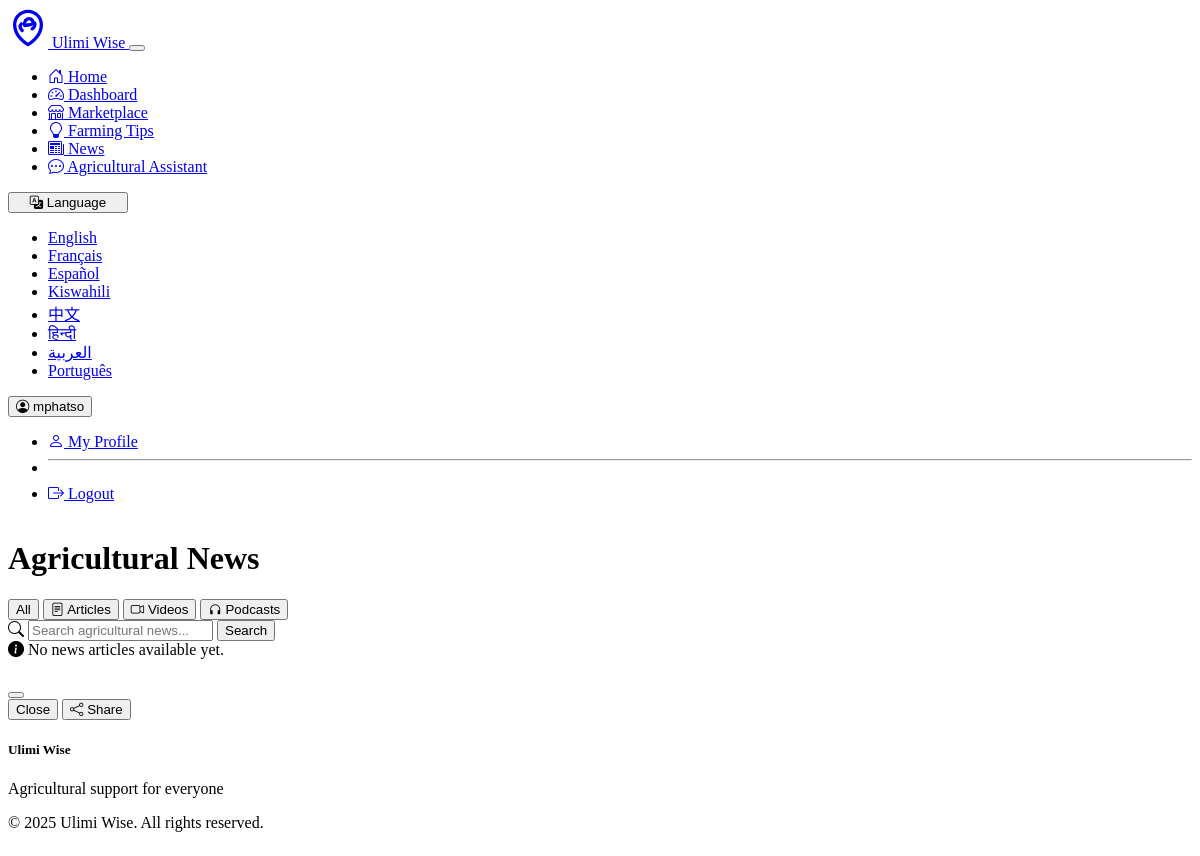
/news (signed in), run on the app's committed database.
### models.py (models this page shows, shortened)
class User(UserMixin, db.Model):
    id = db.Column(db.Integer, primary_key=True)
    username = db.Column(db.String(64), unique=True, nullable=False)
    email = db.Column(db.String(120), unique=True, nullable=False)
    password_hash = db.Column(db.String(256), nullable=False)
    preferred_language = db.Column(db.String(10), default='en')
    location = db.Column(db.String(200))
    farm_type = db.Column(db.String(100))
    created_at = db.Column(db.DateTime, default=datetime.utcnow)
    products = db.relationship('Product', backref='seller', lazy=True)

### routes.py (the view)
@app.route('/news')
def news():
    lang = session.get('language', 'en')
    if current_user.is_authenticated:
        lang = current_user.preferred_language or lang
    all_news = NewsArticle.query.order_by(NewsArticle.created_at.desc()).all()
    media_type = request.args.get('type')
    if media_type:
        all_news = [n for n in all_news if n.media_type == media_type]
    return render_template('news.html',
                          lang=lang,
                          news=all_news,
                          title=get_translation("Agricultural News", lang))

### app.py (called while the page is built)
@app.template_filter('translate')
def translate_filter(text, lang='en'):
    return get_translation(text, lang)

@app.context_processor
def inject_globals():
    from datetime import datetime
    now = datetime.now()
    return {
        'current_year': now.year,
        'current_time': now.strftime('%H:%M'),
        'get_available_languages': get_available_languages
    }

@login_manager.user_loader
def load_user(user_id):
    from models import User
    return User.query.get(int(user_id))

### translations.py (called while the page is built)
def get_translation(text, lang_code='en'):
    if not translations:
        load_translations()
    if lang_code not in LANGUAGES:
        lang_code = 'en'
    if lang_code in translations and text in translations[lang_code]:
        return translations[lang_code][text]
    else:
        return text

def get_available_languages():
    return LANGUAGES

### templates/news.html (shortened to what this page needs)
{% extends "base.html" %}
{% block content %}
<div class="container">
    <div class="d-flex justify-content-between align-items-center mb-4">
        <h1>{{ 'Agricultural News' | translate(lang) }}</h1>
        <div class="btn-group" role="group" aria-label="News filters">
            <button type="button" class="btn btn-outline-primary news-filter active" data-filter="all">
                {{ 'All' | translate(lang) }}
            </button>
            <button type="button" class="btn btn-outline-primary news-filter" data-filter="article">
                <i class="bi bi-file-text"></i> {{ 'Articles' | translate(lang) }}
            </button>
            <button type="button" class="btn btn-outline-primary news-filter" data-filter="video">
                <i class="bi bi-camera-video"></i> {{ 'Videos' | translate(lang) }}
            </button>
            <button type="button" class="btn btn-outline-primary news-filter" data-filter="podcast">
                <i class="bi bi-headphones"></i> {{ 'Podcasts' | translate(lang) }}
            </button>
        </div>
    </div>
    <div class="card shadow-sm mb-4">
        <div class="card-body">
            <div class="input-group">
                <span class="input-group-text"><i class="bi bi-search"></i></span>
                <input type="text" class="form-control" id="searchNews" placeholder="{{ 'Search agricultural news...' | translate(lang) }}">
                <button class="btn btn-primary" type="button" id="searchButton">
                    {{ 'Search' | translate(lang) }}
                </button>
            </div>
        </div>
    </div>
    <div class="row g-4 mb-5" id="newsContainer">
        {% if news %}
            {% for article in news %}
            <div class="col-lg-3 col-md-4 col-sm-6 mb-4 news-item" data-type="{{ article.media_type }}">
                <div class="card h-100 shadow-sm news-card">
                    <div class="card-body">
                        <span class="badge news-media-badge
                            {% if article.media_type == 'article' %}bg-primary
                            {% elif article.media_type == 'video' %}bg-danger
                            {% elif article.media_type == 'podcast' %}bg-success
                            {% endif %}">
                            {% if article.media_type == 'article' %}
                            <i class="bi bi-file-text"></i> {{ 'Article' | translate(lang) }}
                            {% elif article.media_type == 'video' %}
                            <i class="bi bi-camera-video"></i> {{ 'Video' | translate(lang) }}
                            {% elif article.media_type == 'podcast' %}
                            <i class="bi bi-headphones"></i> {{ 'Podcast' | translate(lang) }}
                            {% endif %}
                        </span>
                        <h5 class="card-title">{{ article.title }}</h5>
                        <p class="card-text">{{ article.content|truncate(100) }}</p>
                        <div class="mt-3">
                            <small class="text-muted">{{ 'Source' | translate(lang) }}: {{ article.source or 'Ulimi Wise' }}</small>
                        </div>
                    </div>
                    <div class="card-footer bg-transparent d-flex justify-content-between align-items-center">
                        <small class="text-muted">{{ article.created_at.strftime('%Y-%m-%d') }}</small>
                        <a href="{% if article.source_url %}{{ article.source_url }}{% else %}#{% endif %}"
                           class="btn btn-sm
                           {% if article.media_type == 'article' %}btn-outline-primary
                           {% elif article.media_type == 'video' %}btn-outline-danger
                           {% elif article.media_type == 'podcast' %}btn-outline-success
                           {% endif %}"
                           {% if article.source_url %}target="_blank"{% else %}data-bs-toggle="modal" data-bs-target="#newsModal"
                           data-news-title="{{ article.title }}"
                           data-news-content="{{ article.content }}"
                           data-news-type="{{ article.media_type }}"
                           data-news-url="{{ article.media_url or '' }}"
                           data-news-source="{{ article.source or 'Ulimi Wise' }}"
                           data-news-date="{{ article.created_at.strftime('%Y-%m-%d') }}"{% endif %}>
                            {% if article.media_type == 'article' %}
                            {{ 'Read' | translate(lang) }}
                            {% elif article.media_type == 'video' %}
                            {{ 'Watch' | translate(lang) }}
                            {% elif article.media_type == 'podcast' %}
                            {{ 'Listen' | translate(lang) }}
                            {% endif %}
                        </a>
                    </div>
                </div>
            </div>
            {% endfor %}
        {% else %}
            <div class="col-12">
                <div class="alert alert-info">
                    <i class="bi bi-info-circle-fill"></i> {{ 'No news articles available yet.' | translate(lang) }}
                </div>
            </div>
        {% endif %}
    </div>
    <div class="modal fade" id="newsModal" tabindex="-1" aria-labelledby="newsModalLabel" aria-hidden="true">
        <div class="modal-dialog modal-lg">
            <div class="modal-content">
                <div class="modal-header">
                    <button type="button" class="btn-close" data-bs-dismiss="modal" aria-label="Close"></button>
                </div>
                <div class="modal-footer">
                    <button type="button" class="btn btn-secondary" data-bs-dismiss="modal">{{ 'Close' | translate(lang) }}</button>
                    <button type="button" class="btn btn-primary share-news-btn">
                        <i class="bi bi-share"></i> {{ 'Share' | translate(lang) }}
                    </button>
                </div>
            </div>
        </div>
    </div>
</div>
{% endblock %}

### templates/base.html (shortened to what this page needs)
<!DOCTYPE html>
<html lang="{{ lang }}">
<head>
    <link rel="stylesheet" href="https://cdn.replit.com/agent/bootstrap-agent-dark-theme.min.css">
    <link rel="stylesheet" href="https://cdn.jsdelivr.net/npm/bootstrap-icons@1.10.5/font/bootstrap-icons.css">
    <link rel="stylesheet" href="{{ url_for('static', filename='css/custom.css') }}">
</head>
<body data-bs-theme="dark">
    <nav class="navbar navbar-expand-lg navbar-dark bg-dark">
        <div class="container">
            <a class="navbar-brand d-flex align-items-center" href="{{ url_for('index') }}">
                <span>Ulimi Wise</span>
            </a>
            <button class="navbar-toggler" type="button" data-bs-toggle="collapse" data-bs-target="#navbarNav" aria-controls="navbarNav" aria-expanded="false" aria-label="Toggle navigation">
            </button>
            <div class="collapse navbar-collapse" id="navbarNav">
                <ul class="navbar-nav me-auto">
                    <li class="nav-item">
                        <a class="nav-link {% if request.path == url_for('index') %}active{% endif %}" href="{{ url_for('index') }}">
                            <i class="bi bi-house-door"></i> {{ 'Home' | translate(lang) }}
                        </a>
                    </li>
                    {% if current_user.is_authenticated %}
                    <li class="nav-item">
                        <a class="nav-link {% if request.path == url_for('dashboard') %}active{% endif %}" href="{{ url_for('dashboard') }}">
                            <i class="bi bi-speedometer2"></i> {{ 'Dashboard' | translate(lang) }}
                        </a>
                    </li>
                    {% endif %}
                    <li class="nav-item">
                        <a class="nav-link {% if request.path == url_for('marketplace') %}active{% endif %}" href="{{ url_for('marketplace') }}">
                            <i class="bi bi-shop"></i> {{ 'Marketplace' | translate(lang) }}
                        </a>
                    </li>
                    <li class="nav-item">
                        <a class="nav-link {% if request.path == url_for('tips') %}active{% endif %}" href="{{ url_for('tips') }}">
                            <i class="bi bi-lightbulb"></i> {{ 'Farming Tips' | translate(lang) }}
                        </a>
                    </li>
                    <li class="nav-item">
                        <a class="nav-link {% if request.path == url_for('news') %}active{% endif %}" href="{{ url_for('news') }}">
                            <i class="bi bi-newspaper"></i> {{ 'News' | translate(lang) }}
                        </a>
                    </li>
                    <li class="nav-item">
                        <a class="nav-link {% if request.path == url_for('chatbot_page') %}active{% endif %}" href="{{ url_for('chatbot_page') }}">
                            <i class="bi bi-chat-dots"></i> {{ 'Agricultural Assistant' | translate(lang) }}
                        </a>
                    </li>
                </ul>
                <div class="d-flex">
                    <div class="dropdown me-2">
                        <button class="btn btn-outline-secondary dropdown-toggle language-selector" type="button" id="languageDropdown" data-bs-toggle="dropdown" aria-expanded="false">
                            <i class="bi bi-translate"></i> {{ 'Language' | translate(lang) }}
                        </button>
                        <ul class="dropdown-menu dropdown-menu-end" aria-labelledby="languageDropdown">
                            {% for code, name in get_available_languages().items() %}
                            <li>
                                <a class="dropdown-item {% if lang == code %}active{% endif %}" href="{{ url_for('set_language', lang=code) }}">
                                    {{ name }}
                                </a>
                            </li>
                            {% endfor %}
                        </ul>
                    </div>
                    <div class="dropdown">
                        {% if current_user.is_authenticated %}
                        <button class="btn btn-outline-primary dropdown-toggle" type="button" id="userDropdown" data-bs-toggle="dropdown" aria-expanded="false">
                            <i class="bi bi-person-circle"></i> {{ current_user.username }}
                        </button>
                        <ul class="dropdown-menu dropdown-menu-end" aria-labelledby="userDropdown">
                            <li>
                                <a class="dropdown-item" href="{{ url_for('profile') }}">
                                    <i class="bi bi-person"></i> {{ 'My Profile' | translate(lang) }}
                                </a>
                            </li>
                            <li><hr class="dropdown-divider"></li>
                            <li>
                                <a class="dropdown-item" href="{{ url_for('logout') }}">
                                    <i class="bi bi-box-arrow-right"></i> {{ 'Logout' | translate(lang) }}
                                </a>
                            </li>
                        </ul>
                        {% endif %}
                    </div>
                </div>
            </div>
        </div>
    </nav>
    <main class="container py-4">
        {% block content %}{% endblock %}
    </main>
    <footer class="footer mt-auto py-3 bg-dark">
        <div class="container">
            <div class="row">
                <div class="col-md-6">
                    <h5 class="text-white">Ulimi Wise</h5>
                    <p class="text-muted">{{ 'Agricultural support for everyone' | translate(lang) }}</p>
                </div>
                <div class="col-md-6 text-md-end">
                    <p class="text-muted">
                        &copy; {{ current_year }} Ulimi Wise. {{ 'All rights reserved' | translate(lang) }}.
                    </p>
                </div>
            </div>
        </div>
    </footer>
</body>
</html>

### static/css/custom.css (style rules this page uses)
body { min-height: 100vh; display: flex; flex-direction: column; }
main { flex: 1; }
.language-selector { min-width: 120px; }

### data on the page
User: preferred_language "Home", preferred_language "Dashboard", preferred_language "Marketplace", preferred_language "Farming Tips", preferred_language "News", preferred_language "Agricultural Assistant", preferred_language "Language", username "mphatso", preferred_language "My Profile", preferred_language "Logout", preferred_language "Agricultural News", preferred_language "All", preferred_language "Articles", preferred_language "Videos", preferred_language "Podcasts", preferred_language "Search agricultural news...", preferred_language "Search", preferred_language "No news articles available yet.", preferred_language "Close", preferred_language "Share", preferred_language "Agricultural support for everyone", preferred_language "All rights reserved"

### other printed values
{{ name }} "English" "Français" "Español" "Kiswahili" "中文" "हिन्दी" "العربية" "Português"
